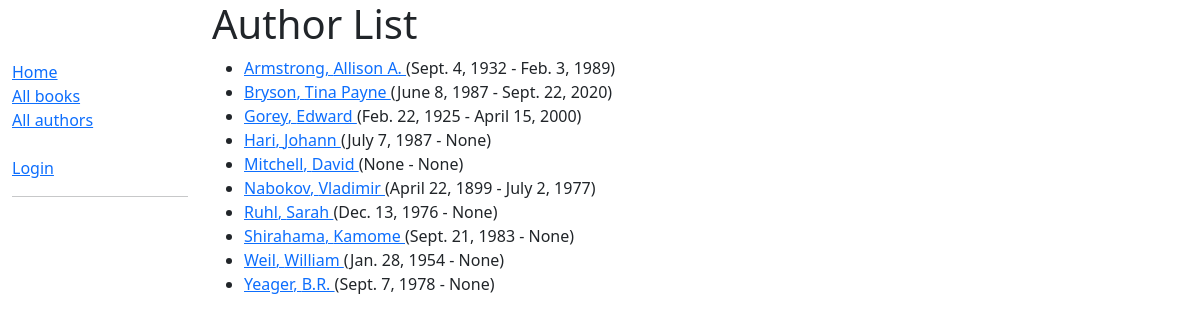
The app's page /catalog/authors/, older data.
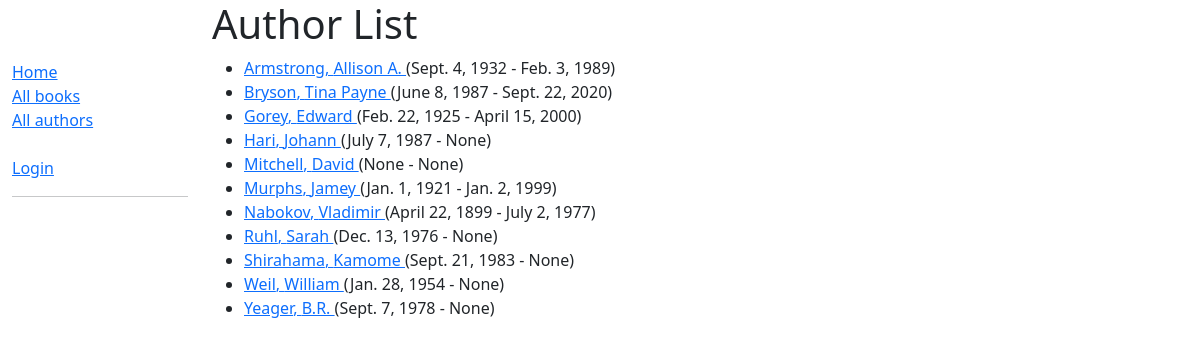
The same page, newer data.
### catalog/models.py (models this page shows, shortened)
class Author(models.Model):
    first_name = models.CharField(max_length=100)
    last_name = models.CharField(max_length=100)
    date_of_birth = models.DateField("born", null=True, blank=True)
    date_of_death = models.DateField('died', null=True, blank=True)
    nationality = models.CharField(max_length=200, blank=True)
    class Meta:
        ordering = ['last_name', 'first_name']
    def get_absolute_url(self):
        return reverse('author-detail', args=[str(self.id)])

### catalog/views.py (the view)
# urls.py: path('authors/', views.AuthorListView.as_view(), name='authors'),
class AuthorListView(generic.ListView):
    model = Author
    paginate_by = 20

### catalog/templates/catalog/author_list.html
{% extends "base_generic.html" %}
{% block content %}
  <h1>Author List</h1>
  {% if author_list %}
    <ul>
      {% for author in author_list %}
      <li>
        <a href="{{ author.get_absolute_url }}">{{ author.last_name }}, {{ author.first_name }} </a>
        ({{author.date_of_birth}} - {{ author.date_of_death }})
      </li>
      {% endfor %}
    </ul>
  {% else %}
    <p>There are no authors in the library.</p>
  {% endif %}
{% endblock %}

Row changes from the older to the newer data that the page shows:
added Author: last_name "Murphs", first_name "Jamey", date_of_birth "Jan. 1, 1921", date_of_death "Jan. 2, 1999"
